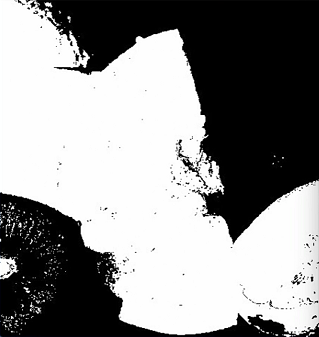
#> input picture images/blur_dilate_erode.png, 319 x 337 px
$ python 07_blurDilation.py
#> lines starting #> are read from the running program, lines starting #| are printed output that depends on the picture
import cv2
import numpy as np

img = cv2.imread("images/blur_dilate_erode.png")
#> img is the input picture: shape (337, 319, 3); mean B, G, R 142.8, 142.8, 142.8
cv2.imshow("Image", img)

blur1 = cv2.GaussianBlur(img, (3,3),1)
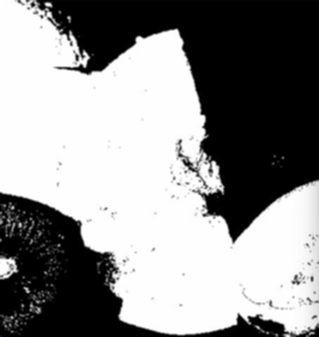
#> blur1: shape (337, 319, 3); mean B, G, R 142.8, 142.8, 142.8
cv2.imshow("blur1", blur1)

blur2 = cv2.GaussianBlur(img, (11,11),1)
cv2.imshow("blur2", blur2)

blur3 = cv2.GaussianBlur(img, (3,3),2)
cv2.imshow("blur3", blur3)

blur4 = cv2.GaussianBlur(img, (5,5),1)
cv2.imshow("blur4", blur4)

kernal = np.ones((5,5),"uint8")
dilate = cv2.dilate(img, kernal, iterations=1) #放大白色部位
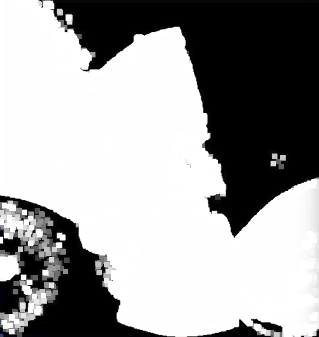
#> dilate: shape (337, 319, 3); mean B, G, R 160.1, 160.1, 160.1
cv2.imshow("dilate", dilate)
erode = cv2.erode(img, kernal, iterations=1) #放大黑色部位
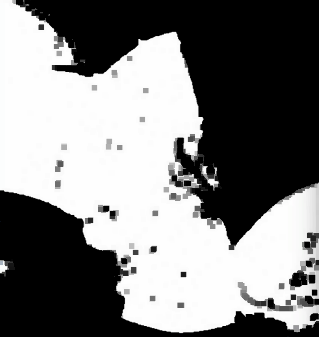
#> erode: shape (337, 319, 3); mean B, G, R 125.9, 125.9, 125.9
cv2.imshow("erode", erode)

cv2.waitKey(0)
cv2.destroyAllWindows()
